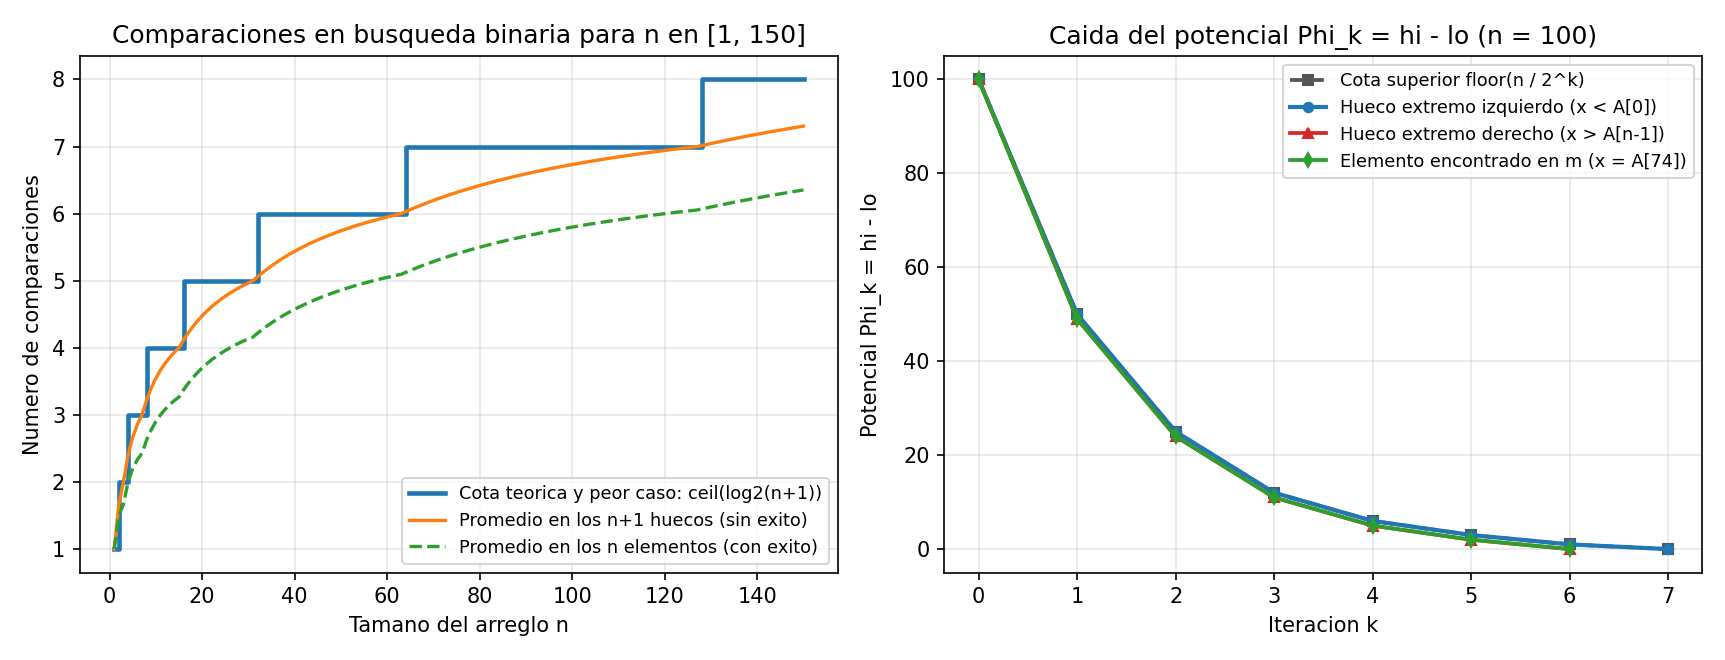

Reproduce this figure in Python.
import math
import random
from pathlib import Path
import matplotlib.pyplot as plt


def busqueda_binaria(A, x, vigilar=False, guardar_traza=False):
    """
    Busca x en el arreglo estrictamente creciente A[0..n).
    Devuelve (indice o None, numero de comparaciones[, traza]).
    """
    lo, hi = 0, len(A)
    comparaciones = 0
    traza = []

    while lo < hi:
        if vigilar:
            assert 0 <= lo < hi <= len(A)
            assert all(v < x for v in A[:lo])
            assert all(v > x for v in A[hi:])

        phi_antes = hi - lo
        m = (lo + hi) // 2
        comparaciones += 1
        val_m = A[m]

        if x == val_m:
            if guardar_traza:
                traza.append((comparaciones, lo, hi, m, val_m, "=", 0))
                return m, comparaciones, traza
            return m, comparaciones
        elif x < val_m:
            hi = m
            rel = "<"
        else:
            lo = m + 1
            rel = ">"

        phi_despues = hi - lo
        if vigilar:
            assert phi_despues <= phi_antes // 2

        if guardar_traza:
            traza.append((comparaciones, lo, hi, m, val_m, rel, phi_despues))

    if vigilar:
        assert lo == hi
        assert all(v < x for v in A[:lo]) and all(v > x for v in A[lo:])

    if guardar_traza:
        return None, comparaciones, traza
    return None, comparaciones


if __name__ == "__main__":
    # 1. Trazas de ejemplo sobre un arreglo de 10 elementos
    A_ej = [4, 9, 15, 22, 31, 38, 44, 57, 63, 70]
    print(f"Arreglo de ejemplo (n = {len(A_ej)}): {A_ej}\n")

    for objetivo, desc in [(22, "elemento presente"), (25, "ausente, cae en hueco")]:
        pos, comps, traza = busqueda_binaria(A_ej, objetivo, vigilar=True, guardar_traza=True)
        print(f"--- Busqueda de x = {objetivo} ({desc}) | Phi_0 = {len(A_ej)} ---")
        for paso, lo_d, hi_d, m, val_m, rel, phi_d in traza:
            print(f"Paso {paso}: m={m}, A[m]={val_m:>2} ({objetivo} {rel} {val_m}) "
                  f"-> nuevo [lo, hi) = [{lo_d}, {hi_d}), Phi = {phi_d}")
        print(f"Resultado: pos = {pos}, comparaciones = {comps}\n")

    # 2. Verificacion aleatoria del invariante y del potencial
    rng = random.Random(1042)
    pruebas = 3500
    for _ in range(pruebas):
        n = rng.randint(0, 50)
        A = sorted(rng.sample(range(300), n))
        x = rng.randrange(-10, 310)
        pos, _ = busqueda_binaria(A, x, vigilar=True)
        assert (pos is None and x not in A) or (pos is not None and A[pos] == x)
    print(f"Invariante y potencial verificados en {pruebas} busquedas aleatorias: 0 fallos.\n")

    # 3. Comparacion contra la cota de informacion ceil(log2(n + 1))
    print(f"{'n':>5} | {'Peor caso':>10} | {'Prom. huecos':>13} | {'Prom. exito':>12} | {'ceil(log2(n+1))':>16}")
    print("-" * 68)
    for n in [1, 3, 7, 8, 15, 16, 31, 32, 64, 100, 150]:
        A = [2 * i + 1 for i in range(n)]
        costos_huecos = [busqueda_binaria(A, 2 * i)[1] for i in range(n + 1)]
        costos_exito = [busqueda_binaria(A, 2 * i + 1)[1] for i in range(n)]
        peor = max(costos_huecos + costos_exito)
        cota = math.ceil(math.log2(n + 1))
        assert peor == cota
        prom_h = sum(costos_huecos) / len(costos_huecos)
        prom_e = sum(costos_exito) / len(costos_exito)
        print(f"{n:>5} | {peor:>10} | {prom_h:>13.2f} | {prom_e:>12.2f} | {cota:>16}")

    # 4. Generacion de la grafica en 2 paneles
    ns = list(range(1, 151))
    peores, prom_huecos, prom_exitos, cotas = [], [], [], []
    for n in ns:
        A = [2 * i + 1 for i in range(n)]
        ch = [busqueda_binaria(A, 2 * i)[1] for i in range(n + 1)]
        ce = [busqueda_binaria(A, 2 * i + 1)[1] for i in range(n)]
        peores.append(max(ch + ce))
        prom_huecos.append(sum(ch) / len(ch))
        prom_exitos.append(sum(ce) / len(ce))
        cotas.append(math.ceil(math.log2(n + 1)))

    fig, (ax1, ax2) = plt.subplots(1, 2, figsize=(11.5, 4.4))

    # Panel 1: Escalera de peor caso y promedios vs ceil(log2(n+1))
    ax1.step(ns, cotas, where="post", color="#1f77b4", lw=2.2,
             label="Cota teorica y peor caso: ceil(log2(n+1))")
    ax1.plot(ns, prom_huecos, "-", color="#ff7f0e", lw=1.6,
             label="Promedio en los n+1 huecos (sin exito)")
    ax1.plot(ns, prom_exitos, "--", color="#2ca02c", lw=1.6,
             label="Promedio en los n elementos (con exito)")
    ax1.set_title("Comparaciones en busqueda binaria para n en [1, 150]")
    ax1.set_xlabel("Tamano del arreglo n")
    ax1.set_ylabel("Numero de comparaciones")
    ax1.set_yticks(range(1, 9))
    ax1.grid(True, alpha=0.3)
    ax1.legend(loc="lower right", fontsize=8.5)

    # Panel 2: Caida del potencial Phi_k = hi - lo paso a paso para n = 100
    n_pot = 100
    A_pot = [2 * i + 1 for i in range(n_pot)]
    max_k = math.ceil(math.log2(n_pot + 1))
    pasos_k = list(range(0, max_k + 1))
    cota_pot = [n_pot // (2 ** k) for k in pasos_k]

    _, _, traza_der = busqueda_binaria(A_pot, 2 * n_pot, guardar_traza=True)
    phis_der = [n_pot] + [t[6] for t in traza_der]

    _, _, traza_izq = busqueda_binaria(A_pot, 0, guardar_traza=True)
    phis_izq = [n_pot] + [t[6] for t in traza_izq]

    _, _, traza_exito = busqueda_binaria(A_pot, A_pot[74], guardar_traza=True)
    phis_exito = [n_pot] + [t[6] for t in traza_exito]

    ax2.plot(pasos_k, cota_pot, "s--", color="#555555", lw=1.8, markersize=5,
             label="Cota superior floor(n / 2^k)")
    ax2.plot(range(len(phis_izq)), phis_izq, "o-", color="#1f77b4", lw=2, markersize=4.5,
             label="Hueco extremo izquierdo (x < A[0])")
    ax2.plot(range(len(phis_der)), phis_der, "^-", color="#d62728", lw=1.8, markersize=4.5,
             label="Hueco extremo derecho (x > A[n-1])")
    ax2.plot(range(len(phis_exito)), phis_exito, "d-", color="#2ca02c", lw=1.8, markersize=4.5,
             label="Elemento encontrado en m (x = A[74])")
    ax2.set_title("Caida del potencial Phi_k = hi - lo (n = 100)")
    ax2.set_xlabel("Iteracion k")
    ax2.set_ylabel("Potencial Phi_k = hi - lo")
    ax2.set_xticks(pasos_k)
    ax2.grid(True, alpha=0.3)
    ax2.legend(loc="upper right", fontsize=8.5)

    plt.tight_layout()
    salida_png = Path(__file__).with_name("ejercicio-02.png")
    plt.savefig(salida_png, dpi=150)
    print(f"\nGrafica guardada en {salida_png.name}")
